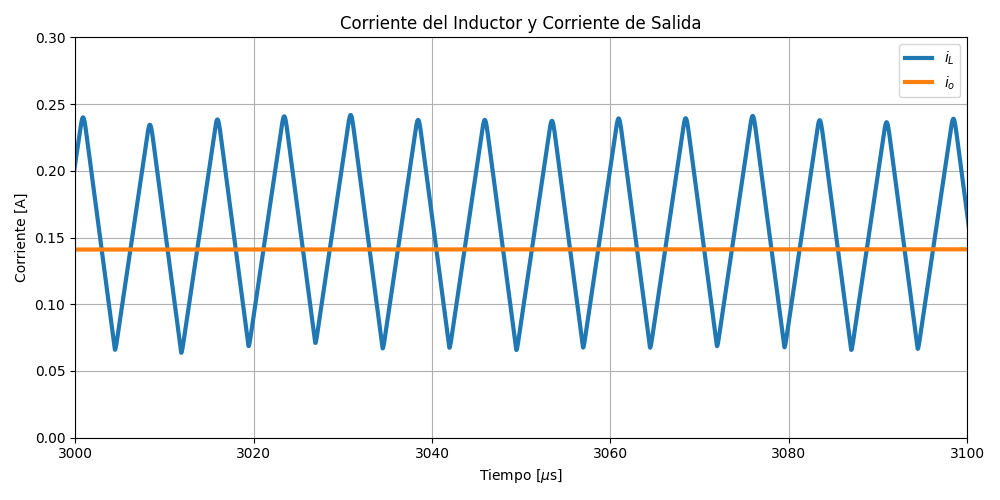

Here is the Python script that generated this plot:
import numpy as np
import matplotlib.pyplot as plt

# Cargar datos
datos = np.loadtxt(
    "corrientes_iL_io2.txt",
    skiprows=1
)

# Extraer columnas
t = datos[:, 0]      # tiempo [s]
iL = datos[:, 1]     # corriente del inductor
io = datos[:, 2]     # corriente de salida (carga)

# Convertir tiempo a microsegundos
t_us = t * 1e6

# Graficar
plt.figure(figsize=(10, 5))

plt.plot(t_us, iL, linewidth=3, label=r'$i_L$')
plt.plot(t_us, io, linewidth=3, label=r'$i_o$')

plt.xlabel('Tiempo [$\mu$s]')
plt.xlim([3000 , 3100])
plt.ylim([0 , 0.3])
plt.ylabel('Corriente [A]')
plt.title('Corriente del Inductor y Corriente de Salida')
plt.grid(True)
plt.legend()

plt.tight_layout()
plt.show()
